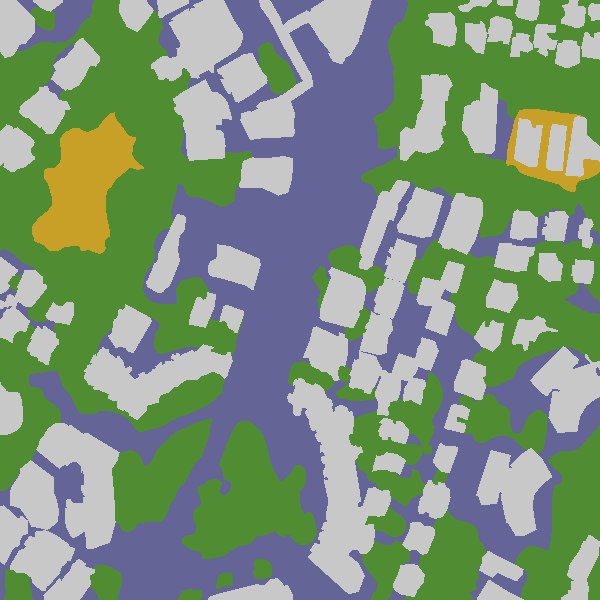
#> input picture Dataset/Main_Dataset/masks/tile_5.18.png, 600 x 600 px, given in place of tile_5.18.tif, which was not available
$ python sample.py
#> lines starting #> are read from the running program, lines starting #| are printed output that depends on the picture; pictures that were not available may be replaced by others from this repository, and a replacement may not be noted
import cv2
import numpy as np

# Read image
# img = cv2.imread(r"Dataset\Prepared_Dataset\train\images\tile_6.19_66.tif")
img = cv2.imread(r"Dataset\Main_Dataset\images\tile_5.18.tif")
#> img is the input picture: shape (600, 600, 3); mean B, G, R 124.3, 147.5, 126.2
cv2.imwrite("image.png", img)

# Normalize to 0-1 range
norm = cv2.normalize(img, None, 0, 255, cv2.NORM_MINMAX)
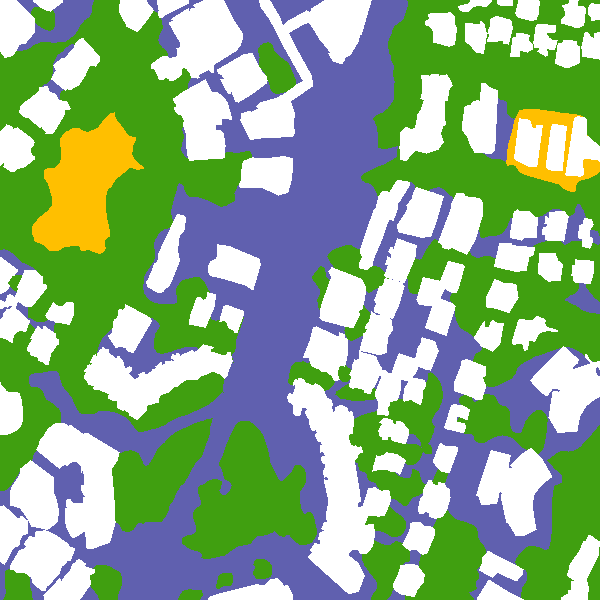
#> norm: shape (600, 600, 3); mean B, G, R 134.3, 171.3, 137.6

# Apply Gaussian blur to reduce noise
blur = cv2.GaussianBlur(norm, (5,5), 0)
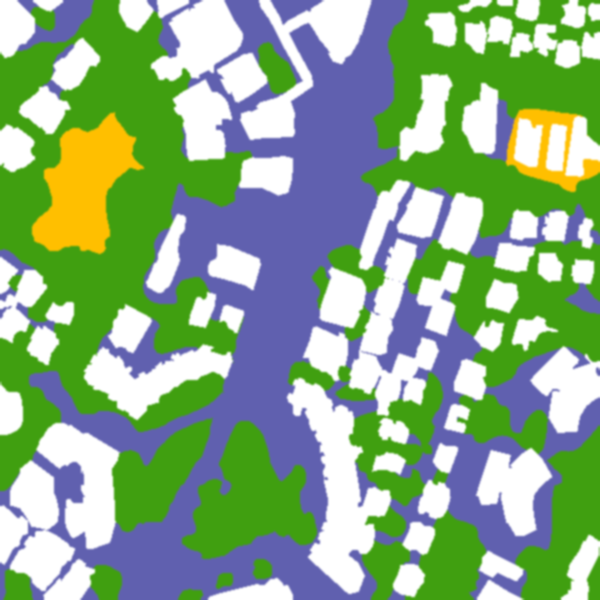
#> blur: shape (600, 600, 3); mean B, G, R 134.3, 171.3, 137.6

# Edge detection for urban features
edges = cv2.Canny(blur, 100, 200)
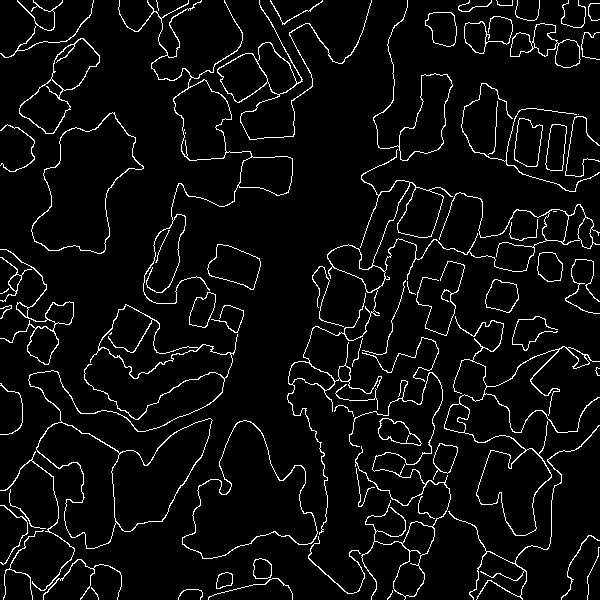
#> edges: shape (600, 600); 5.2% white in thin lines or dots

# Contrast enhancement
lab = cv2.cvtColor(img, cv2.COLOR_BGR2LAB)
#> lab: shape (600, 600, 3); mean of channels 0, 1, 2 151.2, 118, 137.6
l, a, b = cv2.split(lab)
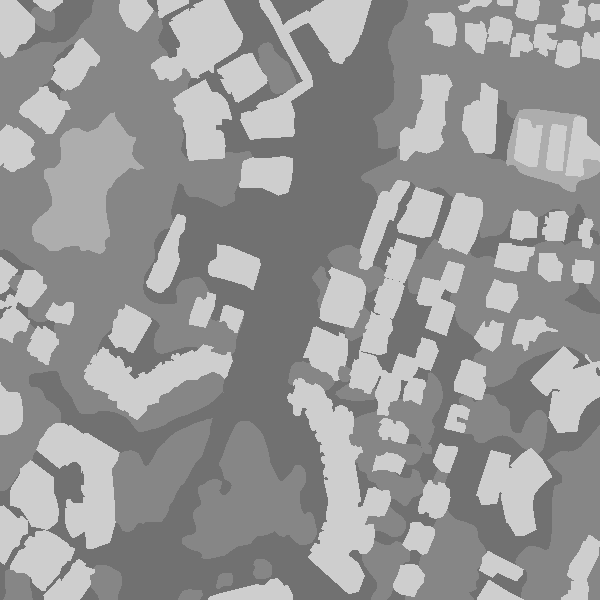
#> l: shape (600, 600); min 113, max 206, mean 151.2
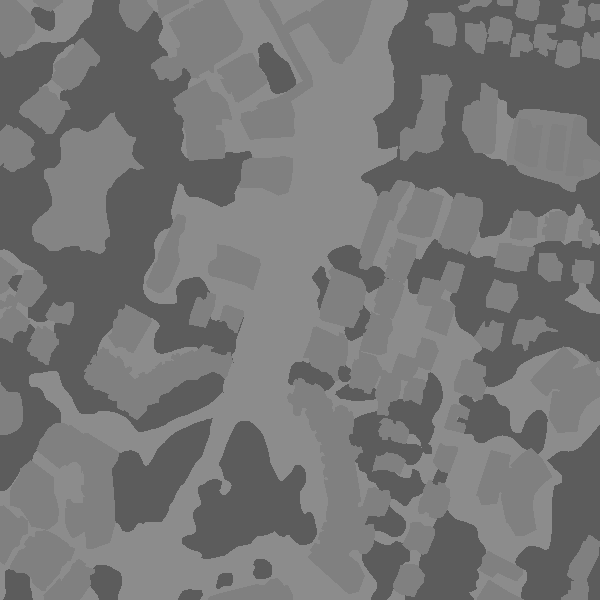
#> a: shape (600, 600); min 92, max 140, mean 118
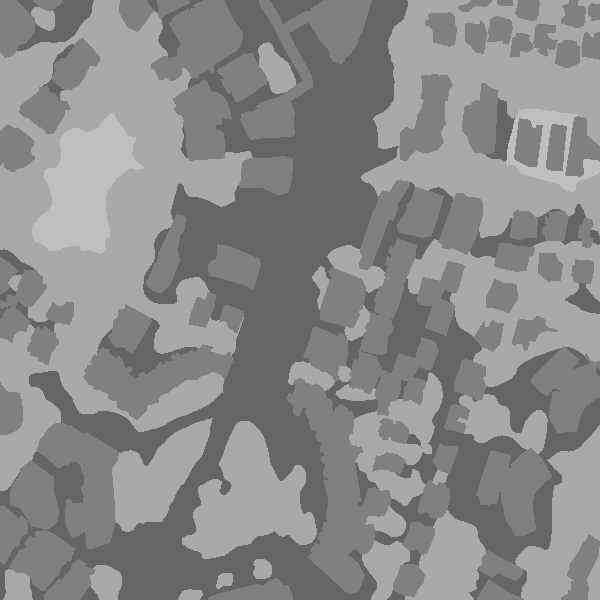
#> b: shape (600, 600); min 101, max 191, mean 137.6
clahe = cv2.createCLAHE(clipLimit=2.0, tileGridSize=(15,15))
cl = clahe.apply(l)
enhanced = cv2.merge((cl, a, b))
#> enhanced: shape (600, 600, 3); mean of channels 0, 1, 2 152.3, 118, 137.6
final = cv2.cvtColor(enhanced, cv2.COLOR_LAB2BGR)

cv2.imwrite("enhanced.png", final)
cv2.imwrite("edges.png", edges)

$ run again, with Dataset/Main_Dataset/masks/tile_1.1.png copied over Dataset/Main_Dataset/masks/tile_5.18.png
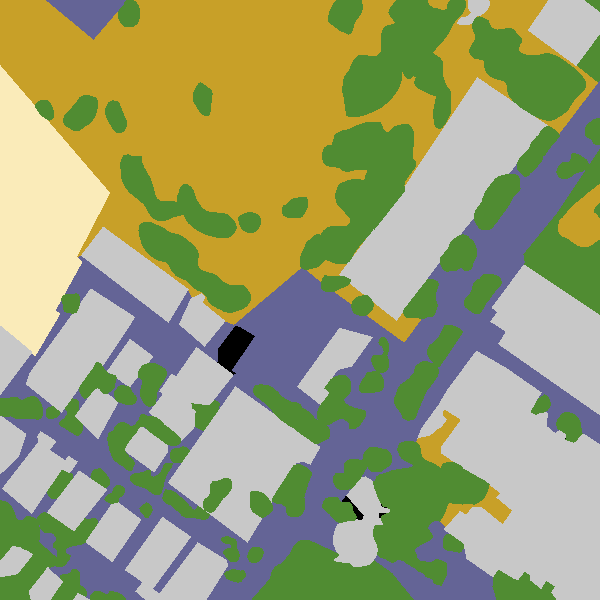
#> input picture Dataset/Main_Dataset/masks/tile_1.1.png, 600 x 600 px, given in place of tile_5.18.tif, which was not available
#> img is the input picture: shape (600, 600, 3); mean B, G, R 116.7, 159.4, 154.7
#> `edges = cv2.Canny(blur, 100, 200)`:
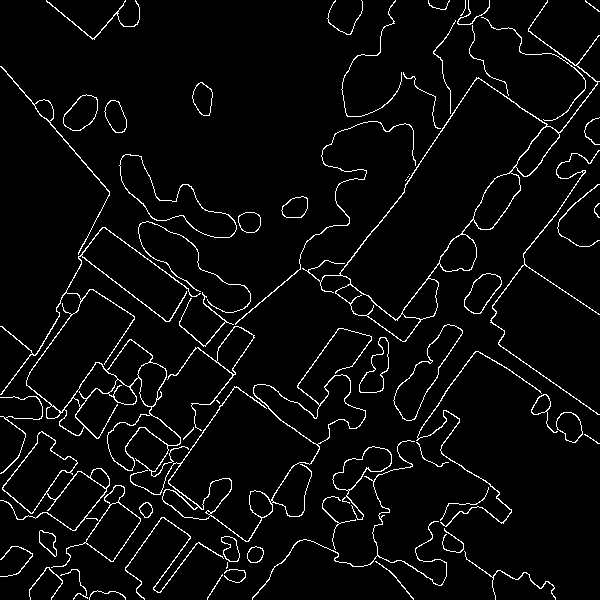
#> edges: shape (600, 600); 4.3% white in thin lines or dots
#> lab: shape (600, 600, 3); mean of channels 0, 1, 2 165.2, 122.3, 148.7
#> `l, a, b = cv2.split(lab)`:
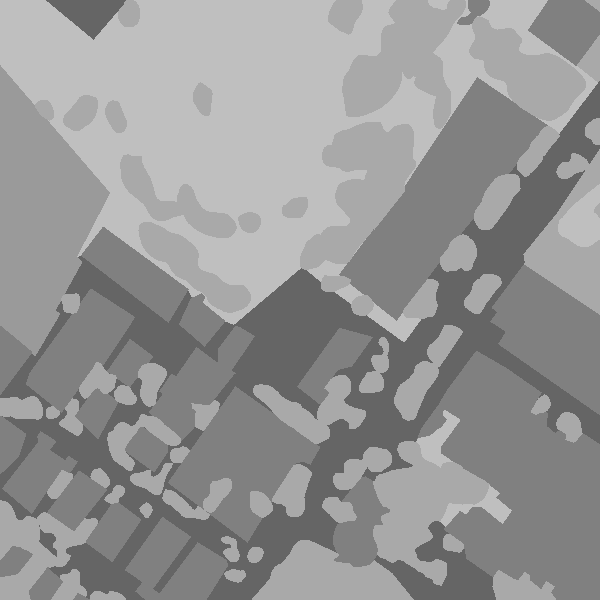
#> b: shape (600, 600); min 101, max 191, mean 148.7
#> enhanced: shape (600, 600, 3); mean of channels 0, 1, 2 166.2, 122.3, 148.7

$ run again, with Dataset/Main_Dataset/masks/tile_1.10.png copied over Dataset/Main_Dataset/masks/tile_5.18.png
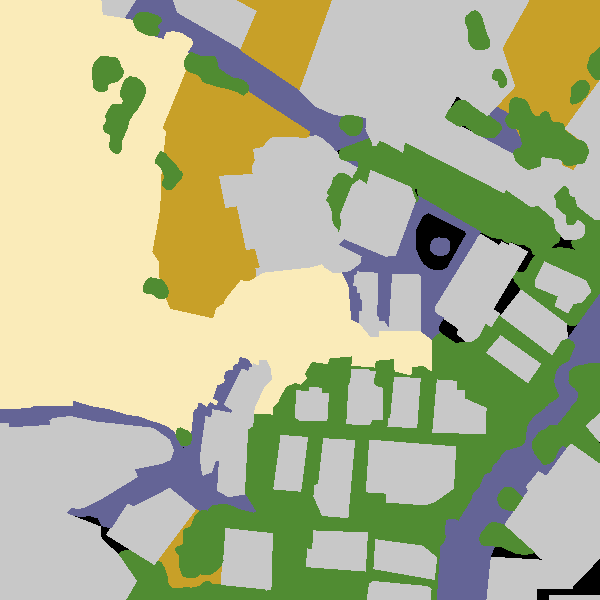
#> input picture Dataset/Main_Dataset/masks/tile_1.10.png, 600 x 600 px, given in place of tile_5.18.tif, which was not available
#> img is the input picture: shape (600, 600, 3); mean B, G, R 144.1, 181.2, 176.5
#> `edges = cv2.Canny(blur, 100, 200)`:
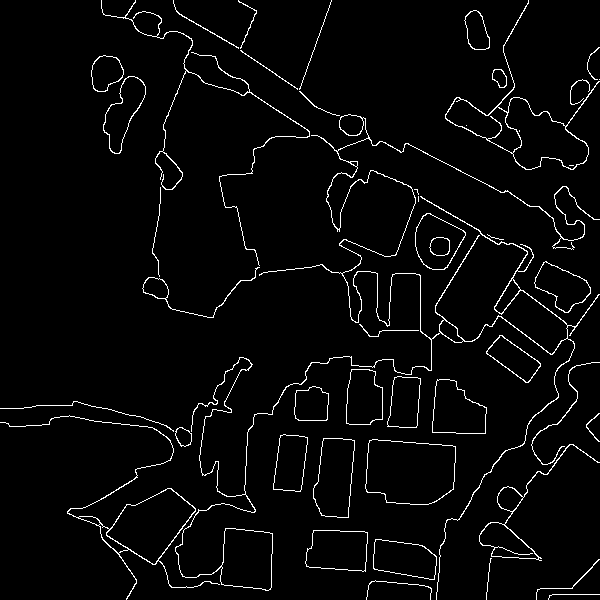
#> edges: shape (600, 600); 3.3% white in thin lines or dots
#> lab: shape (600, 600, 3); mean of channels 0, 1, 2 185.3, 121.7, 146.1
#> `l, a, b = cv2.split(lab)`:
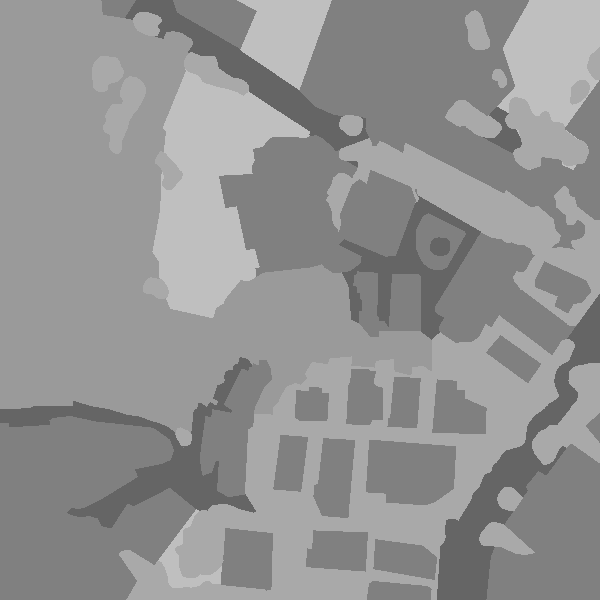
#> b: shape (600, 600); min 101, max 191, mean 146.1
#> enhanced: shape (600, 600, 3); mean of channels 0, 1, 2 186.3, 121.7, 146.1

$ run again, with Dataset/Main_Dataset/masks/tile_1.11.png copied over Dataset/Main_Dataset/masks/tile_5.18.png
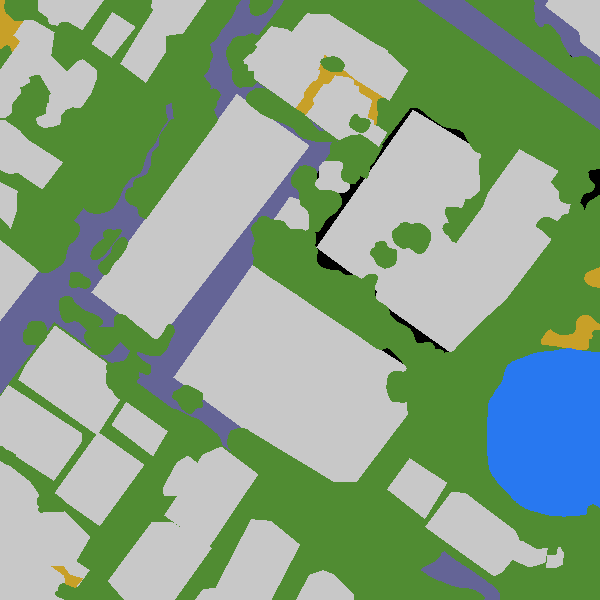
#> input picture Dataset/Main_Dataset/masks/tile_1.11.png, 600 x 600 px, given in place of tile_5.18.tif, which was not available
#> img is the input picture: shape (600, 600, 3); mean B, G, R 131, 161.4, 132.4
#> `edges = cv2.Canny(blur, 100, 200)`:
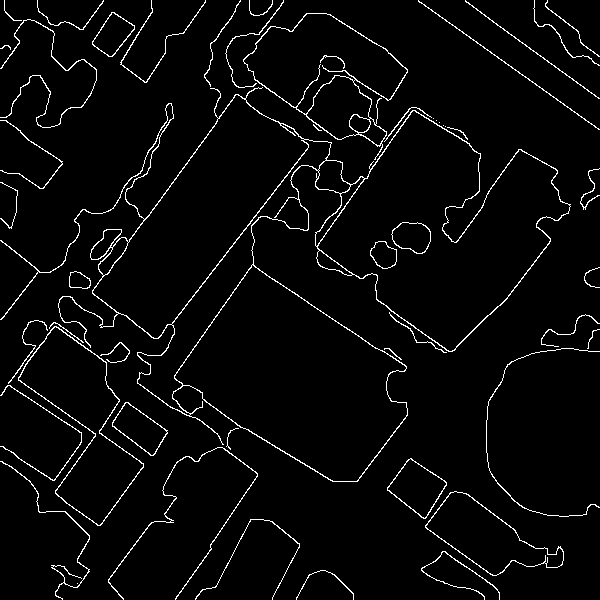
#> edges: shape (600, 600); 3.6% white in thin lines or dots
#> lab: shape (600, 600, 3); mean of channels 0, 1, 2 163.2, 114.4, 141
#> `l, a, b = cv2.split(lab)`:
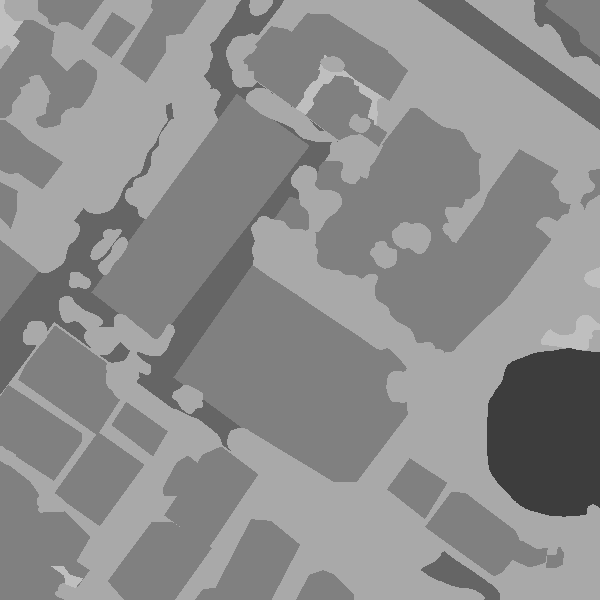
#> b: shape (600, 600); min 61, max 191, mean 141
#> enhanced: shape (600, 600, 3); mean of channels 0, 1, 2 164.4, 114.4, 141
